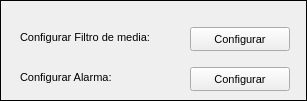
               <widget class="QFrame" name="frame_6">
                <property name="enabled">
                 <bool>true</bool>
                </property>
                <property name="sizePolicy">
                 <sizepolicy hsizetype="Expanding" vsizetype="Preferred">
                  <horstretch>0</horstretch>
                  <verstretch>0</verstretch>
                 </sizepolicy>
                </property>
                <property name="minimumSize">
                 <size>
                  <width>307</width>
                  <height>101</height>
                 </size>
                </property>
                <property name="maximumSize">
                 <size>
                  <width>310</width>
                  <height>110</height>
                 </size>
                </property>
                <property name="frameShape">
                 <enum>QFrame::Box</enum>
                </property>
                <property name="frameShadow">
                 <enum>QFrame::Plain</enum>
                </property>
                <property name="lineWidth">
                 <number>1</number>
                </property>
                <widget class="QLabel" name="label">
                 <property name="geometry">
                  <rect>
                   <x>20</x>
                   <y>27</y>
                   <width>191</width>
                   <height>20</height>
                  </rect>
                 </property>
                 <property name="font">
                  <font>
                   <pointsize>8</pointsize>
                  </font>
                 </property>
                 <property name="text">
                  <string>Configurar Filtro de media:</string>
                 </property>
                </widget>
                <widget class="QLabel" name="label_2">
                 <property name="geometry">
                  <rect>
                   <x>20</x>
                   <y>67</y>
                   <width>131</width>
                   <height>20</height>
                  </rect>
                 </property>
                 <property name="font">
                  <font>
                   <pointsize>8</pointsize>
                  </font>
                 </property>
                 <property name="text">
                  <string>Configurar Alarma:</string>
                 </property>
                </widget>
                <widget class="QPushButton" name="pushButton">
                 <property name="geometry">
                  <rect>
                   <x>190</x>
                   <y>67</y>
                   <width>100</width>
                   <height>24</height>
                  </rect>
                 </property>
                 <property name="font">
                  <font>
                   <pointsize>8</pointsize>
                  </font>
                 </property>
                 <property name="text">
                  <string>Configurar</string>
                 </property>
                </widget>
                <widget class="QPushButton" name="pushButton_2">
                 <property name="geometry">
                  <rect>
                   <x>190</x>
                   <y>27</y>
                   <width>100</width>
                   <height>24</height>
                  </rect>
                 </property>
                 <property name="font">
                  <font>
                   <pointsize>8</pointsize>
                  </font>
                 </property>
                 <property name="text">
                  <string>Configurar</string>
                 </property>
                </widget>
               </widget>
